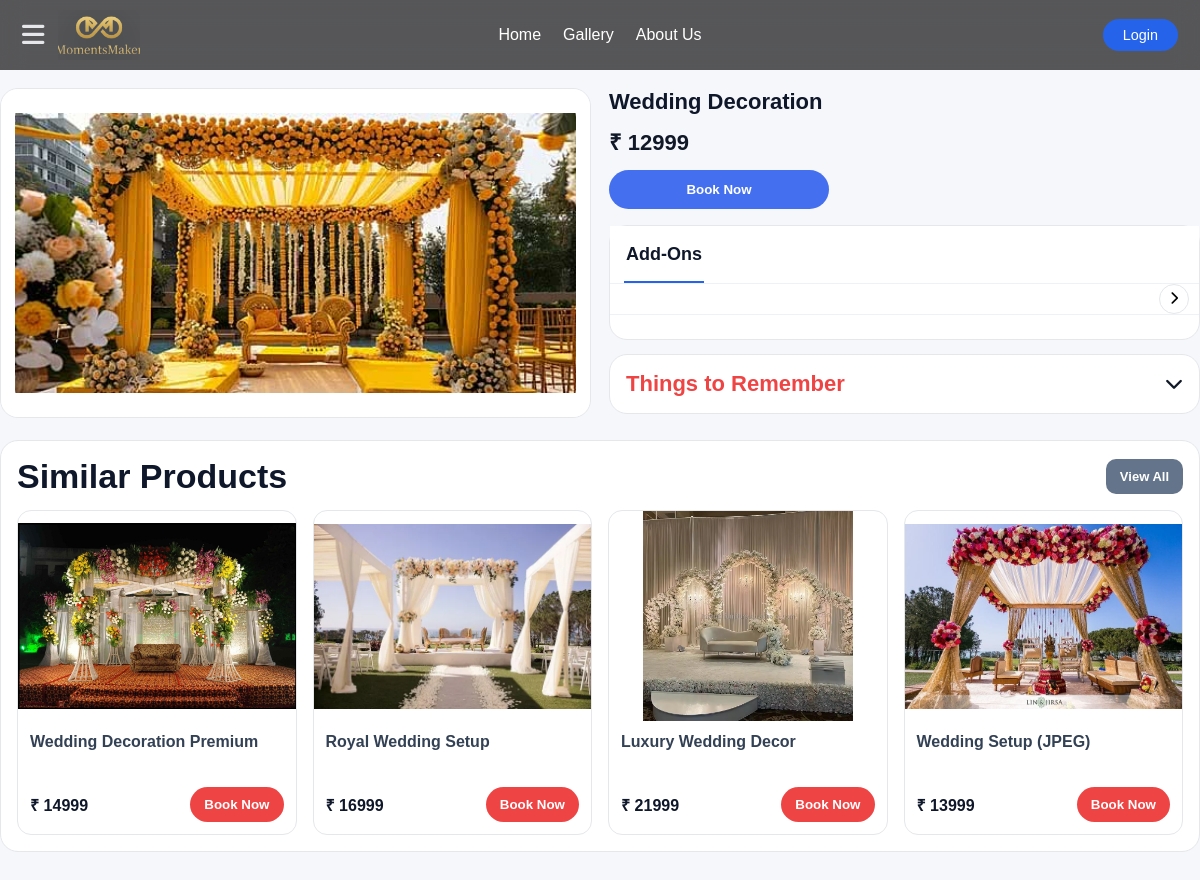
The app's page /theme/wed-1 with its own data.
### models.py (models this page shows)
class Theme(db.Model):
    __tablename__ = "themes"
    id = db.Column(db.String(50), primary_key=True)
    name = db.Column(db.String(200))
    category = db.Column(db.String(100))
    price = db.Column(db.Integer)
    images = db.Column(JSON)
    inclusions = db.Column(JSON)
    addons = db.Column(JSON)

### theme.py (the view)
@theme_bp.route("/theme/<theme_id>")
def theme_detail(theme_id):
    seed_themes()
    theme = Theme.query.filter_by(id=theme_id).first()
    if not theme:
        abort(404)
    related = get_related_themes(theme.id, theme.category)
    return render_template("theme_detail.html", theme=theme, related=related)

### theme.py (called while the page is built, shortened)
def seed_themes():
    for t in THEMES.values():
        exists = Theme.query.filter_by(id=t["id"]).first()
    db.session.commit()
    print("✅ All themes synced to database")

def get_related_themes(current_id, category):
    return Theme.query.filter(Theme.category==category, Theme.id!=current_id).limit(4).all()

### templates/theme_detail.html (shortened to what this page needs)
<!DOCTYPE html>
<html lang="en">
<head>
<link rel="stylesheet" href="https://cdnjs.cloudflare.com/ajax/libs/font-awesome/6.5.0/css/all.min.css">
</head>
<body>
<header>
  <div class="nav">
    <div class="nav-left">
      <div class="menu-icon" id="menuBtn"><i class="fa-solid fa-bars"></i></div>
      <a href="/home" class="brand">
        <img src="{{ url_for('static', filename='images/logo3.png') }}" alt="MomentsMaker Logo">
      </a>
    </div>
    <nav class="nav-center">
      <ul>
        <li><a href="/home">Home</a></li>
        <li><a href="/gallery">Gallery</a></li>
        <li><a href="/about">About Us</a></li>
      </ul>
    </nav>
    {% if session.get("user") %}
      <a href="/logout" class="login-btn">Logout</a>
    {% else %}
      <a href="/login" class="login-btn">Login</a>
    {% endif %}
  </div>
</header>
<div class="spacer"></div>
<main class="page container">
  <section class="top-grid">
    <div class="left-sticky">
      <div class="img-card">
        <div class="img-main" id="imgMain">
         <img id="mainImg"
  src="{{ url_for('static', filename=theme.images[0]) }}"
  onclick="openImage(this.src)"
  style="cursor: zoom-in;"
>
        </div>
      </div>
    </div>
    <aside>
      <div class="title">{{ theme.name }}</div>
      <div class="price">₹ <span id="basePrice">{{ theme.price }}</span></div>
      <div class="bookbar">
        <button class="book-btn" id="bookBtn">Book Now</button>
      </div>
      <div class="addons" id="addonsBox">
        <div class="addon-top">
          <div class="addon-tabs">
            <div class="addon-tab active" id="tabAddons">Add-Ons</div>
          </div>
        </div>
        <div class="cat-wrapper">
          <div class="cat-row" id="catRow"></div>
          <button class="cat-next" id="catNextBtn" title="Next">
            <i class="fa-solid fa-chevron-right"></i>
          </button>
        </div>
        <div class="addon-grid" id="addonGrid"></div>
      </div>
      <div class="acc">
        <div class="acc-head" onclick="toggleAcc('rememberAcc')">
          <h3>Things to Remember</h3>
          <i class="fa-solid fa-chevron-down" style="color:#111827;font-size:18px;"></i>
        </div>
      </div>
    </aside>
  </section>
  <section class="similar">
    <div class="sim-head">
      <h2>Similar Products</h2>
      <a href="/gallery#filter={{ theme.category }}" class="viewall">View All</a>
    </div>
    <div class="sim-row">
      {% for p in related %}
      <div class="sim-card">
        <a href="/theme/{{ p.id }}">
          <img src="{{ p.images[0] if 'static/' in p.images[0] else url_for('static', filename=p.images[0]) }}" alt="">
        </a>
        <div class="sim-body">
          <div class="sim-name">{{ p.name }}</div>
          <div class="sim-price-row">
            <div class="sim-price">₹ {{ p.price }}</div>
            <a href="/theme/{{ p.id }}"><button class="sim-book">Book Now</button></a>
          </div>
        </div>
      </div>
      {% endfor %}
    </div>
  </section>
</main>
</body>
</html>

### templates/theme_detail.html (style rules this page uses)
* { box-sizing:border-box;margin:0;padding:0;font-family:Arial,Helvetica,sans-serif }
body { background:#f6f7fb;color:#0f172a }
a { text-decoration:none;color:inherit }
button { font-family:inherit }
header { position:fixed;top:0;left:0;right:0; background:rgba(0,0,0,.65); backdrop-filter: blur(12px); -webkit-backdrop-filter: blur(12px); z-index:1000; }
.nav { display:flex;align-items:center;justify-content:space-between; padding:14px 22px; position:relative; height:70px; }
.nav-left { display:flex;align-items:center;gap:14px }
.menu-icon { font-size:1.6rem;color:#e5e7eb;cursor:pointer }
.brand { height:50px;width:82px; display:flex;align-items:center;justify-content:center; overflow:hidden;cursor:pointer; }
.brand img { height:100%;width:100%; object-fit:cover;object-position:center; transform:scale(1.7); filter:drop-shadow(0 6px 14px rgba(0,0,0,.65)); display:block; }
.nav-center { position:absolute;left:50%; transform:translateX(-50%); }
.nav-center ul { list-style:none;display:flex;gap:22px }
.nav-center a { color:#fff }
.login-btn { padding:8px 20px; border-radius:22px; background:#2563eb; color:#fff; font-size:.9rem; }
.spacer { height:70px }
.container { max-width:1400px;margin:0 auto;padding:0 18px }
.page { padding:18px 0 60px }
.top-grid { display:grid; grid-template-columns: 1fr 1fr; gap:18px; align-items:start; }
.left-sticky { position:sticky;top:92px }
.img-card { background:#fff; border:1px solid #e5e7eb; border-radius:18px; overflow:hidden; }
.img-main { background:#fff; display:flex;align-items:center;justify-content:center; cursor:zoom-in; padding:14px; }
.img-main img { width:100%; height:300px; object-fit:contain; display:block; background:#fff; border-radius:14px; border:none; }
.title { font-size:22px; font-weight:900; line-height:1.25; }
.price { margin-top:10px; font-size:22px; font-weight:900; color:#111827; }
.bookbar { margin-top:14px }
.book-btn { width:220px; padding:12px 18px; border:none; border-radius:999px; cursor:pointer; font-weight:900; background:#446fef; color:#fff; }
.addons { margin-top:16px; border:1px solid #e5e7eb; border-radius:18px; overflow:hidden; background:#fff; }
.addon-top { display:flex; align-items:center; gap:22px; padding:12px 14px; border-bottom:1px solid #eef2f7; background:#fff; }
.addon-tabs { display:flex;gap:18px }
.addon-tab { font-size:18px; font-weight:700; color:#0f172a; padding:6px 2px; position:relative; }
.addon-tab:after { content:""; position:absolute; left:0;right:0;bottom:-12px; height:2px;background:#2563eb; }
.cat-wrapper { position:relative; display:flex; align-items:center; gap:10px; padding:0 10px; border-bottom:1px solid #eef2f7; }
.cat-row { display:flex; gap:10px; padding:12px 4px; overflow:auto; scroll-behavior:smooth; flex:1; }
.cat-prev, .cat-next { flex:0 0 auto; width:30px;height:30px; border-radius:999px; border:1px solid #e5e7eb; background:#fff; cursor:pointer; display:flex;align-items:center;justify-content:center; font-weight:900; }
.addon-grid { display:flex; gap:18px; padding:12px 0; overflow-x:auto; overflow-y:hidden; scroll-behavior:smooth; width:100%; max-width:100%; }
.addons { overflow:visible; }
aside { min-width:0; }
.acc { margin-top:14px; border:1px solid #e5e7eb; border-radius:18px; overflow:hidden; background:#fff; }
.acc-head { padding:16px 16px; display:flex; justify-content:space-between; align-items:center; cursor:pointer; }
.acc-head h3 { font-size:22px; color:#ef4444; font-weight:900; }
.similar { margin-top:22px; background:#fff; border:1px solid #e5e7eb; border-radius:18px; padding:16px; }
.sim-head { display:flex; justify-content:space-between; align-items:center; gap:10px; }
.similar h2 { font-size:34px; font-weight:900; color:#0f172a; }
.viewall { background:#64748b; color:#fff; padding:10px 14px; border-radius:10px; font-weight:900; font-size:13px; }
.sim-row { margin-top:14px; display:grid; grid-template-columns:repeat(4,1fr); gap:16px; }
.sim-card { border:1px solid #e5e7eb; border-radius:14px; overflow:hidden; background:#fff; }
.sim-card img { width:100%;height:210px;object-fit:contain;display:block }
.sim-body { padding:12px }
.sim-name { font-size:16px;color:#334155;font-weight:700;min-height:44px }
.sim-price-row { margin-top:10px;display:flex;justify-content:space-between;align-items:center }
.sim-price { font-weight:900;color:#0f172a }
.sim-book { padding:10px 14px; border-radius:999px; background:#ef4444; color:#fff; font-weight:900; border:none; cursor:pointer; }

### records on screen
Theme: name "Wedding Decoration", price "12999"
Theme: shows a picture, name "Wedding Decoration Premium", price "14999"
Theme: shows a picture, name "Royal Wedding Setup", price "16999"
Theme: shows a picture, name "Luxury Wedding Decor", price "21999"
Theme: shows a picture, name "Wedding Setup (JPEG)", price "13999"
